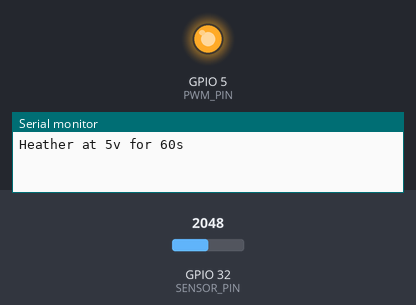
A sketch run on a simulated ESP32. Shown: output pins drawn as LEDs (lit = HIGH), the last lines printed to the serial monitor. Inputs (shaded band) come from the test bench; at power-on: GPIO 32 (SENSOR_PIN) = 2048.

Above: at 0.1 s.
At 60.1 s:
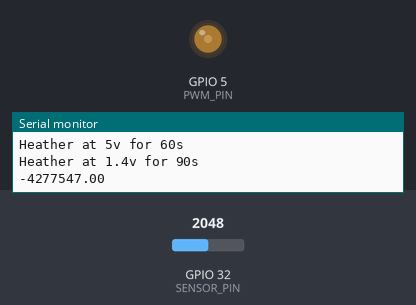
Timing chart, 0 to 61.6 s (numbered marks = the images above):
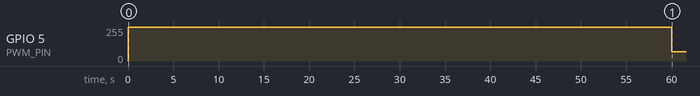

Measured:
- by itself, GPIO 5 (PWM_PIN): 0/255 → 255/255 at 0.00 s, → 71/255 60.0 s later

The sketch:

main.ino
```cpp
#include <math.h>

#define LEDC_CHANNEL_0 0
#define PWM_PIN 5
#define SENSOR_PIN 32 // ADC CH 4 - 12 bits
#define ADC_RESOLUTION 4095.0
#define VOLTAGE 5.0
#define R0 0.06

const float K = VOLTAGE / 5.0; // 5.66 was read from the multimeter
const int HIGH_VOLT = K * 255;
const int LOW_VOLT = K * 255 * (1.4 / VOLTAGE);

float RS_gas = 0;
float ratio = 0;
float sensorValue = 0;

void pwm_write(int duty)
{
    ledcWrite(LEDC_CHANNEL_0, duty);
}

void setup()
{
    Serial.begin(115200);
    ledcSetup(LEDC_CHANNEL_0, 490, 8);
    ledcAttachPin(PWM_PIN, LEDC_CHANNEL_0);
}

void loop()
{

    //Heather 5v 60 s
    Serial.println("Heather at 5v for 60s");
    pwm_write(HIGH_VOLT);
    delay(60000);

    //Heather 1.4 V 90 s
    Serial.println("Heather at 1.4v for 90s");
    pwm_write(LOW_VOLT);
    for (int i = 0; i < 900; i++)
    {
        sensorValue = analogRead(SENSOR_PIN);
        int sensor_volt = sensorValue / ADC_RESOLUTION * VOLTAGE;
        RS_gas = (5.0 - sensor_volt) / sensor_volt;
        ratio = RS_gas / R0;                                   //Replace R0 with the value found using the calibration code
        float ppm = 100 * pow(log10(40) / log10(0.09), ratio); //Formula for co 2 concentration
        Serial.println(ppm);
        delay(100);
    }
}
```
